Frame 1 (no input): blank canvas, image omitted
Frame 60 (the mouse pressed at the canvas centre just before this capture): blank canvas, image omitted
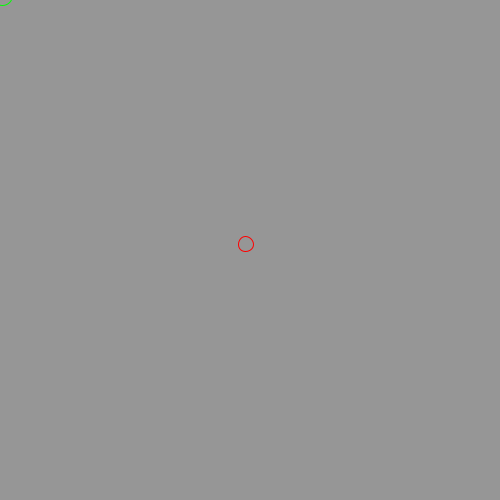
Frame 120 (the mouse held since frame 60 and released just before this capture)

The Processing sketch whose frames 1 and 60 were blank and that drew this single picture after the mouse press (run headless with seeded random() and noise(); from frame 60 on, the mouse is pressed at the canvas centre):

// Processing sketch: oneEuroFilter_inClass
// ── oneEuroFilter_inClass.pde

oneEuroFilter filter;

void setup() {
  size(500,500);
  frameRate(60);
  filter = new oneEuroFilter();
}


void draw() {
  
  background(150);
  
  noFill();
  
  // draw ellipse at actual position
  //stroke(100, 100, 100);
  //ellipse(mouseX, mouseY, 10, 10);
  
  float noiseX = mouseX + random(-10,+10);
  float noiseY = mouseY + random(-10,+10);
  
  PVector noisePos = new PVector(noiseX, noiseY);
  
  println("");
  println("noisePos = " + noisePos);
  
  pushMatrix();
  // draw ellipse at noisy position
  stroke(255, 0, 0);
  ellipse(noiseX, noiseY, 15, 15);
  popMatrix();
  
  PVector filteredPos = filter.getFilteredValues(noiseX/width, noiseY/height);
  
  println("filteredPos = " + filteredPos);
  
  pushMatrix();
  // draw ellipse at noisy position
  stroke(0, 255, 0);
  ellipse(filteredPos.x * width, filteredPos.y * height, 20, 20);
  popMatrix();
  
}



// ── oneEuroFilter.pde
//created by Stefan Ivanov
//RWTH-Aachen University
//i10 - Media Computing Group

//for contacts email me at stefan.ivanov@rwth-aachen.de

// Tweaked by Raphaël de Courville for Graffiti Research Lab Germany
// Twitter: @sableRaph @GRLGermany

// Try the online version by Jonathan Aceituno: http://oin.name/1eurofilter/

//Implementation of 1 euro filter for the processing environment

//The following code is used to filter two data flows.
//It is based on the c++ code here: http://www.lifl.fr/~casiez/1euro/OneEuroFilter.cc
//In my implementation I use the filter for two continuosly read sets of values
//representing X coordinate and Y coordinate of a point coming on the serial port 
//from an Arduino Duelmilanove board.
//Due to the fact that processing is not object-oriented there is a large number of
//variables declared. Methods also duplicate each other for X and Y values but
//since they work on different variables they have a slight difference in the name.
//I use the following naming convention for methods and variables: all that is prefixed
//with x or dx refers to the set of X coordinates that I filter and all that is
//prefixed with y or dy refers to the set of Y coordinates that I filter. Additionally
//all methods, containing LPF as second prefix are part of the low-pass filtering and
//all methods, containing OEF as second prefix are part of the one euro filtering itself

//This filter worked significantly better than the implementation of Kalman filter
//that I was using before and the code executes much faster 

class oneEuroFilter {
    
  //vars used in the low-pass filtering of the incoming X coordinate
  float xLPFy;
  float xLPFa;
  float xLPFs;
  boolean xLPFinitialized;
  float dxLPFy;
  float dxLPFa;
  float dxLPFs;
  boolean dxLPFinitialized;
  
  //vars used in the low-pass filtering of the incoming Y coordinate
  float yLPFy;
  float yLPFa;
  float yLPFs;
  boolean yLPFinitialized;
  float dyLPFy;
  float dyLPFa;
  float dyLPFs;
  boolean dyLPFinitialized;
  
  //vars used for the 1 euro filter parameters for the X coordinate
  float xOEFfreq;
  float xOEFmincutoff;
  float xOEFbeta;
  float xOEFdcutoff;
  float xOEFoldTime = 0.0;
  float xOEFnewTime = 0.0;
  
  //vars used for the 1 euro filter parameters for the Y coordinate
  float yOEFfreq;
  float yOEFmincutoff;
  float yOEFbeta;
  float yOEFdcutoff;
  float yOEFoldTime = 0.0;
  float yOEFnewTime = 0.0;

  // Default constructor
  void oneEuroFilter() {
    setParameters(120.0, 1.0, 1.0, 1.0);
  }
  
  // Overloaded constructor with parameters for the filter
  void oneEuroFilter(float freq, float mincutoff, float beta, float dcutoff) {
    setParameters(freq, mincutoff, beta, dcutoff);
  }
  
  
  // Public interface for the filter -------------------------------------
  
  public void setParameters(float freq, float mincutoff, float beta, float dcutoff) {
    //set up the parameters of the 1 euro filter
    xOneEuroFilter(freq, mincutoff, beta, dcutoff);
    yOneEuroFilter(freq, mincutoff, beta, dcutoff);
  }
  
  public PVector getFilteredValues(PVector unfiltered) {
    float xFiltered = this.xOEFfilter(unfiltered.x);
    float yFiltered = this.yOEFfilter(unfiltered.y);
    
    PVector filteredCoord = new PVector(xFiltered, yFiltered);
    
    return filteredCoord;
  }
  
  public PVector getFilteredValues(float xUnfiltered, float yUnfiltered ) {
    float filteredX = this.xOEFfilter(xUnfiltered);
    float filteredY = this.yOEFfilter(yUnfiltered);
    
    PVector filteredCoord = new PVector(filteredX, filteredY);
    
    return filteredCoord;
  }
  
  
  // Private functions ---------------------------------------------------
  
      
  //low-pass filtering methods
  void xLPFsetAlfa(float alfa)
  {
    if (alfa < 0.0) {
      xLPFa = 0.0;
    }    
  
      
    else if (alfa > 1.0) {
      xLPFa = 1.0;
    }    
  
      
    else {
      xLPFa = alfa;
    }    
      
  }    
  
      
  
  void yLPFsetAlfa(float alfa)
  {
    if (alfa < 0.0) {
      yLPFa = 0.0;
    }    
  
   
    else if (alfa > 1.0) {
      yLPFa = 1.0;
    }    
  
      
    else {
      yLPFa = alfa;
    }    
  
      
  }    
  
      
  void dxLPFsetAlfa(float alfa)
  {
    if (alfa < 0.0) {
      dxLPFa = 0.0;
    }    
  
      
    else if (alfa > 1.0) {
      dxLPFa = 1.0;
    }    
  
      
    else {
      dxLPFa = alfa;
    }    
  
      
  }    
  
      
  void dyLPFsetAlfa(float alfa)
  {
    if (alfa < 0.0) {
      dyLPFa = 0.0;
    }    
  
      
    else if (alfa > 1.0) {
      dyLPFa = 1.0;
    }    
  
      
    else {
      dyLPFa = alfa;
    }    
  
      
  }    
  
      
  void xLowPassFilter(float alfa, float initval)
  {
    xLPFy = initval;
    xLPFs = initval;
    xLPFsetAlfa(alfa);
    xLPFinitialized = false;
  }    
  
      
  void yLowPassFilter(float alfa, float initval)
  {
    yLPFy = initval;
    yLPFs = initval;
    yLPFsetAlfa(alfa);
    yLPFinitialized = false;
  }    
  
      
  void dxLowPassFilter(float alfa, float initval)
  {
    dxLPFy = initval;
    dxLPFs = initval;
    dxLPFsetAlfa(alfa);
    dxLPFinitialized = false;
  }    
  
      
  void dyLowPassFilter(float alfa, float initval)
  {
    dyLPFy = initval;
    dyLPFs = initval;
    dyLPFsetAlfa(alfa);
    dyLPFinitialized = false;
  }    
  
      
  float xLPFfilter(float value)
  {
    float result;
    if (xLPFinitialized) {
      result = xLPFa * value + (1.0 - xLPFa) * xLPFs;
    }    
  
       
    else {
      result = value;
      xLPFinitialized = true;
    }    
  
      
    xLPFy = value;
    xLPFs = result;
    return result;
  }    
  
      
  float yLPFfilter(float value) {
    float result;
    if (yLPFinitialized) {
      result = yLPFa * value + (1.0 - yLPFa) * yLPFs;
    }    
  
       
    else {
      result = value;
      yLPFinitialized = true;
    }    
  
      
    yLPFy = value;
    yLPFs = result;
    return result;
  }    
  
      
  float dxLPFfilter(float value)
  {
    float result;
    if (dxLPFinitialized) {
      result = dxLPFa * value + (1.0 - dxLPFa) * dxLPFs;
    }    
  
       
    else {
      result = value;
      dxLPFinitialized = true;
    }    
  
      
    dxLPFy = value;
    dxLPFs = result;
    return result;
  }    
  
      
  float dyLPFfilter(float value)
  {
    float result;
    if (dyLPFinitialized) {
      result = dyLPFa * value + (1.0 - dyLPFa) * dyLPFs;
    }    
  
       
    else {
      result = value;
      dyLPFinitialized = true;
    }    
  
      
    dyLPFy = value;
    dyLPFs = result;
    return result;
  }    
  
      
  float xLPFfilterWithAlfa(float value, float alfa) {
    xLPFsetAlfa(alfa);
    return xLPFfilter(value);
  }    
  
      
  float yLPFfilterWithAlfa(float value, float alfa)
  {
    yLPFsetAlfa(alfa);
    return yLPFfilter(value);
  }    
  
      
  float dxLPFfilterWithAlfa(float value, float alfa)
  {
    dxLPFsetAlfa(alfa);
    return dxLPFfilter(value);
  }    
  
      
  float dyLPFfilterWithAlfa(float value, float alfa)
  {
    dyLPFsetAlfa(alfa);
    return dyLPFfilter(value);
  }    
  
      
  //one euro filtering methods
  float xOEFalfa(float cutoff, float frequency)
  {
    float te = 1.0/frequency;
    float tau = 1.0/(2*PI*cutoff);
    return 1.0/(1.0+tau/te);
  }    
  
      
  float yOEFalfa(float cutoff, float frequency)
  {
    float te = 1.0/frequency;
    float tau = 1.0/(2*PI*cutoff);
    return 1.0/(1.0+tau/te);
  }    
  
      
  void xOneEuroFilter(float freq, float mincutoff, float beta, float dcutoff) {
    xOEFfreq = freq;
    xOEFmincutoff = mincutoff;
    xOEFbeta = beta;
    xOEFdcutoff = dcutoff;
    xLowPassFilter(xOEFalfa(mincutoff, xOEFfreq), 0.0);
    dxLowPassFilter(xOEFalfa(dcutoff, xOEFfreq), 0.0);
  }    
  
      
  void yOneEuroFilter(float freq, float mincutoff, float beta, float dcutoff)
  {
    yOEFfreq = freq;
    yOEFmincutoff = mincutoff;
    yOEFbeta = beta;
    yOEFdcutoff = dcutoff;
    yLowPassFilter(yOEFalfa(mincutoff, yOEFfreq), 0.0);
    dyLowPassFilter(yOEFalfa(dcutoff, yOEFfreq), 0.0);
  }    
  
      
  float xOEFfilter(float value)
  {
    xOEFoldTime = xOEFnewTime;
    xOEFnewTime = millis();
    xOEFfreq = 1.0 / ((xOEFnewTime - xOEFoldTime) * 1000);
    float dvalue;
    if (xLPFinitialized) {
      dvalue = (value - xLPFy) * xOEFfreq;
    }    
  
      
    else {
      dvalue = 0.0;
    }    
  
      
    float edvalue = dxLPFfilterWithAlfa(dvalue, xOEFalfa(xOEFdcutoff, xOEFfreq));
    float cutoff = xOEFmincutoff + xOEFbeta * abs(edvalue);
    return xLPFfilterWithAlfa(value, xOEFalfa(cutoff, xOEFfreq));
  }    
  
      
  float yOEFfilter(float value)
  {
    yOEFoldTime = yOEFnewTime;
    yOEFnewTime = millis();
    yOEFfreq = 1.0 / ((yOEFnewTime - yOEFoldTime) * 1000);
    float dvalue;
    if (yLPFinitialized) {
      dvalue = (value - yLPFy) * yOEFfreq;
    }    
  
      
    else {
      dvalue = 0.0;
    }    
  
      
    float edvalue = dyLPFfilterWithAlfa(dvalue, yOEFalfa(yOEFdcutoff, yOEFfreq));
    float cutoff = yOEFmincutoff + yOEFbeta * abs(edvalue);
    return yLPFfilterWithAlfa(value, yOEFalfa(cutoff, yOEFfreq));
  }
  
}
